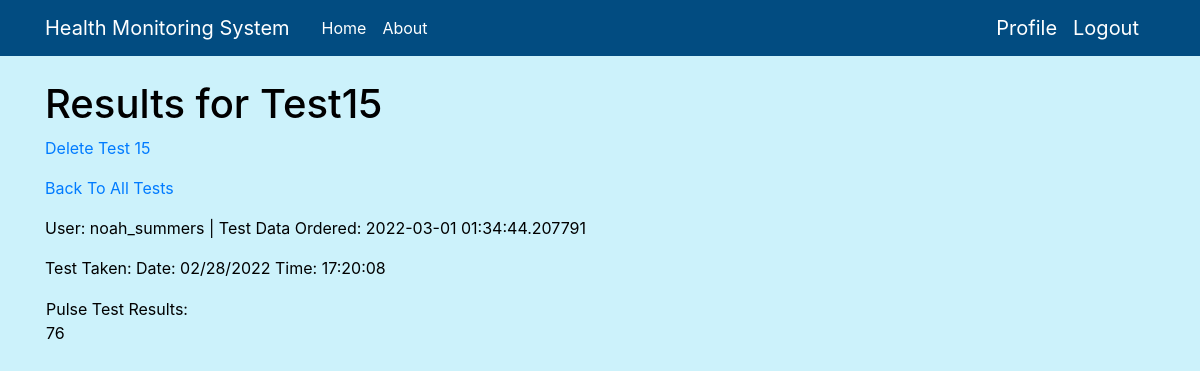
/open_packet/noah_summers/15 (signed in), run on an earlier commit of the app's database.
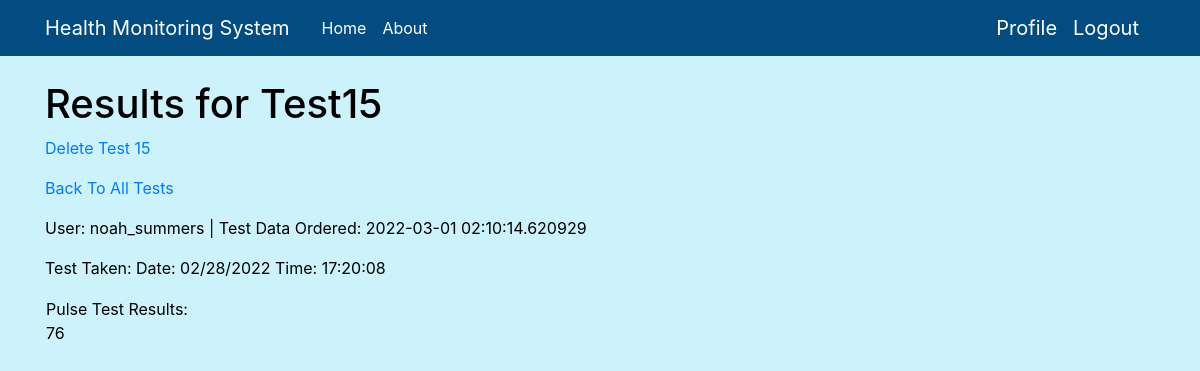
And on a later commit of the database.
### app.py (models this page shows, shortened)
class Packet(db.Model):
    id = db.Column(db.Integer, primary_key=True)
    body = db.Column(db.String(500))
    timestamp = db.Column(db.DateTime, index=True, default=datetime.utcnow)     # this timestamp represents when the test was ordered
    test_taken = db.Column(db.String(50), index=True, default=None)             # this timestamp represents when the test was taken
    user_id = db.Column(db.Integer, db.ForeignKey('user.id'))
    test_type = db.Column(db.String(150), default=None)

### app.py (the view)
@app.route('/open_packet/<username>/<packet_id>')
def open_packet(username, packet_id):
    user = User.query.filter_by(username=username).first_or_404()
    return render_template('view_test.html', user=user, packet=Packet.query.get(packet_id))

### app.py (called while the page is built)
@login.user_loader
def load_user(id):
    return User.query.get(int(id))

### templates/view_test.html
{% extends "base.html" %}
{% block content %}
<h1> Results for Test{{packet.id}}</h1>
<p><a href="{{ url_for('deletetest', username=current_user.username, packet_id=packet.id) }}">Delete Test {{packet.id}}</a></p>
<p><a href="{{ url_for('user', username=current_user.username)}}">Back To All Tests</a></p>
<p><td>User: {{packet.author.username}}  | Test Data Ordered: {{packet.timestamp}}</td></p>
<p>Test Taken: {{packet.test_taken}}</p>
<table>
    <td> {{packet.test_type}} Test Results:<br>{{ packet.body }} </td>
</table>
{% endblock %}

What changed in the data, as far as the page shows it:
changed Packet "Pulse": timestamp "2022-03-01 01:34:44.207791" → "2022-03-01 02:10:14.620929"
